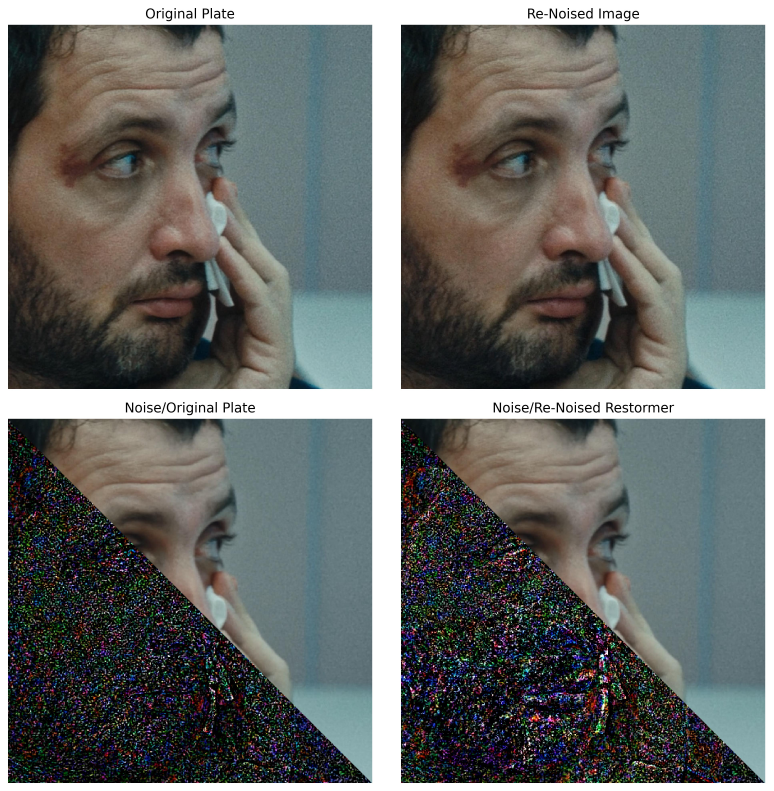
#> input picture vis/img.jpg, 3866 x 3955 px (shown at 1/5 size)
$ python error_noise.py
#> lines starting #> are read from the running program, lines starting #| are printed output that depends on the picture; pictures that were not available may be replaced by others from this repository, and a replacement may not be noted
### utils/error.py
import os
import imageio.v3 as iio
import numpy as np
import matplotlib.pyplot as plt
from argparse import ArgumentParser
from PIL import Image
from tqdm import tqdm
from skimage.transform import resize
import skimage.metrics as metrics
from skimage.filters import laplace
import gc
from multiprocessing import Pool, cpu_count
import cv2
# import pyopenexr as exr

# [149 lines left out: functions parse_args, crop_png, read_png, noise_residual_energy, compute_psnr, compute_ssim and 6 more, not called in this run]


def adaptive_contrast_enhancement(image):
    """
    Applies Contrast Limited Adaptive Histogram Equalization (CLAHE) for contrast enhancement.

    :param image: Grayscale image
    :return: Contrast-enhanced image
    """
    clahe = cv2.createCLAHE(clipLimit=2.0, tileGridSize=(8,8))
    return clahe.apply(image)

def detect_face_region(image):
    """
    Detects the face region and returns a binary mask.
    """
    gray = cv2.cvtColor(image, cv2.COLOR_BGR2GRAY)
    face_cascade = cv2.CascadeClassifier(cv2.data.haarcascades + 'haarcascade_frontalface_default.xml')
    faces = face_cascade.detectMultiScale(gray, scaleFactor=1.1, minNeighbors=5, minSize=(50, 50))
    mask = np.zeros_like(gray, dtype=np.uint8)
    for (x, y, w, h) in faces:
        mask[y:y+h, x:x+w] = 1
    return mask

def compute_adaptive_edge_difference(gt, pred, amplification=5.0):
    """
    Computes an enhanced, adaptive edge difference map with contrast boosting.
    """
    gt_gray = cv2.cvtColor(gt, cv2.COLOR_BGR2GRAY)
    pred_gray = cv2.cvtColor(pred, cv2.COLOR_BGR2GRAY)

    # Enhance contrast in the ground truth to better detect lost details
    gt_gray = adaptive_contrast_enhancement(gt_gray)
    pred_gray = adaptive_contrast_enhancement(pred_gray)

    # Apply Canny edge detection (extracts high-frequency details)
    edges_gt = cv2.Canny(gt_gray, 50, 100)
    edges_pred = cv2.Canny(pred_gray, 50, 100)
    median_intensity = np.median(gt_gray)
    # [5 lines of commented-out code are left out]
    edge_difference = np.abs(edges_gt - edges_pred)

    # Gaussian-based contrast normalization
    gaussian_weight = cv2.GaussianBlur(edge_difference.astype(np.float32), (7,7), 2.0)
    edge_difference = (edge_difference * gaussian_weight) ** 0.5  # Adaptive contrast boost

    # Apply face mask to suppress background noise
    face_mask = detect_face_region(gt)
    # edge_difference = edge_difference * face_mask

    # Amplify and normalize
    edge_difference *= amplification
    edge_difference = np.clip(edge_difference, 1e-5, 255)  # Avoid log(0)
    edge_difference = np.log1p(edge_difference)
    edge_difference = (edge_difference - edge_difference.min()) / (edge_difference.max() - edge_difference.min())

    return edge_difference

# [89 lines left out: functions plot_relative_absolute_error, process_single_image, not called in this run]


# [26 lines that do not run on import are left out]

### vis/error_noise.py
import os
import imageio.v3 as iio
import numpy as np
import matplotlib.pyplot as plt
from argparse import ArgumentParser
from PIL import Image
from tqdm import tqdm
from skimage.transform import resize
import skimage.metrics as metrics
from skimage.filters import laplace
import gc
from multiprocessing import Pool, cpu_count
import cv2
# import pyopenexr as exr
from error import compute_adaptive_edge_difference

def parse_args():
    parser = ArgumentParser(description="Load image dataset")
    parser.add_argument("--dir1",type=str,default="")
    parser.add_argument("--dir2",type=str,default="")
    parser.add_argument("--dir3",type=str,default="")
    parser.add_argument("--title",type=str,default="")
    parser.add_argument("--output_dir",type=str,default="")
    parser.add_argument("--face_detect",action='store_true')
    args = parser.parse_args()
    return args

def crop_png(img,crop):
    x1,y1 = crop['top_left']
    x2,y2 = crop['bottom_right']
    img = img[y1:y2,x1:x2]
    return img

def read_png(img_path,):
    f = iio.imread(img_path)
    # f = cv2.imread(img_path)
    return f

# [55 lines left out: functions amplify_noise_residuals, enhance_grain_subtle, high_pass_filter, not called in this run]
def normalize(x):
        return (x - np.min(x)) / (np.max(x) - np.min(x) + 1e-6)
def visualize_amplified_noise_overlay(noisy, denoised,gt, amplification=5.0):
    """
    Creates an image where the lower triangle is the denoised image with amplified noise added back,
    and the upper triangle is the clean (denoised) image.

    :param noisy: Noisy input image (H, W, C) in uint8
    :param denoised: Denoised output image (H, W, C) in uint8
    :param amplification: Factor to amplify the noise
    :return: Merged image with upper triangle as clean and lower triangle as amplified noisy
    """
    # Convert to float for processing
    noisy_f = noisy.astype(np.float32) / 255.0
    denoised_f = denoised.astype(np.float32) / 255.0
    gt_f = gt.astype(np.float32) / 255.0

    # Compute noise and amplify
    noise = noisy_f - denoised_f
    # noise = normalize(noise)

    # amplified_noise = np.clip(gt_f + amplification * noise, 0, 1)
    amplified_noise = np.clip(amplification * noise, 0, 1)

    # Convert back to uint8
    amplified_noisy = (amplified_noise * 255).astype(np.uint8)

    # Create a mask for the lower triangle
    H, W, _ = noisy.shape
    mask = np.tri(H, W, -1, dtype=np.uint8)  # Lower triangle mask

    # Create the final blended image
    result = denoised.copy()
    result[mask == 1] = amplified_noisy[mask == 1]  # Apply amplified noisy image in lower triangle

    return result


def plot_relative_absolute_error(grainy, denoise,gt,crop,title,save_path):
    """
    Computes and plots the Relative Absolute Error (RAE) between the given image and reference.

    RAE = np.abs(image - reference) / (reference + 0.0001)

    Args:
        image (numpy array): The denoised/degrained image.
        reference (numpy array): The clean ground-truth image.
    """
    # Ensure images are float32 for accurate computation
    denoise = denoise.astype(np.float32)[:,:,:3]
    grainy = grainy.astype(np.float32)
    gt = gt.astype(np.float32)

    rae = np.abs(denoise - grainy)
    denoise_rae = np.abs(denoise-gt)
    gt_rae = np.abs(gt-grainy)
    amplification = 5.0
    gamma = 1.0

    amplified_noise_gt = np.clip(0.5 + amplification*gt_rae,0,1)
    amplified_noise_gt = np.power(amplified_noise_gt, gamma)

    amplified_noise_denoise = np.clip(0.5 + amplification*denoise_rae,0,1)
    amplified_noise_denoise = np.power(amplified_noise_denoise, gamma)


    denoise_crop = crop_png(denoise,crop)
    gt_crop = crop_png(gt,crop)
    grainy_crop = crop_png(grainy,crop)

    gt_rae_image = visualize_amplified_noise_overlay(grainy_crop,gt_crop,gt_crop,amplification=25)

    denoise_rae_image = visualize_amplified_noise_overlay(grainy_crop,denoise_crop,gt_crop,amplification=25)
    gt_denoise = compute_adaptive_edge_difference(gt_crop.astype('uint8'), denoise_crop.astype('uint8'))

    # Plot results
    fig, axes = plt.subplots(2, 3, figsize=(15, 10))

    axes[0,0].imshow(grainy_crop.astype('uint8'), cmap='gray')
    axes[0,0].set_title("Original Image")
    axes[0,0].axis("off")

    axes[0,1].imshow(gt_crop.astype('uint8'), cmap='gray')
    axes[0,1].set_title("NEAT Adjusted")
    axes[0,1].axis("off")

    axes[0,2].imshow(denoise_crop.astype('uint8'), cmap='gray')
    axes[0,2].set_title(title)
    axes[0,2].axis("off")

    axes[1,0].imshow(gt_rae_image.astype('uint8'), cmap='gray')
    axes[1,0].set_title(f"Noise/NEAT Adj")
    axes[1,0].axis("off")

    axes[1,1].imshow(denoise_rae_image.astype('uint8'), cmap='gray')
    axes[1,1].set_title(f"Noise/{title}")
    axes[1,1].axis("off")

    axes[1,2].imshow(gt_denoise.astype('float32').clip(0,1).astype('uint8'), cmap='gray')
    axes[1,2].set_title(f"Diff(NEAT Adj,{title} )")
    axes[1,2].axis("off")

    plt.tight_layout()
    plt.savefig(save_path, dpi=400, bbox_inches='tight')
    del fig,axes,grainy,grainy_crop,denoise,denoise_crop,gt,gt_crop, rae
    gc.collect()
    return gt_rae.mean()

# [38 lines left out: function plot_ycbcr, not called in this run]

def process_single_image(args):
    grainy_path, denoise_path,gt_path,output_path,title = args
    denise_ufo={
        'top_left':(1540,278),
        'bottom_right':(2052,790)
    }
    rachel_vmd = {
        'top_left':(706,5),
        'bottom_right':(1218,517)
    }
    grainy = read_png(grainy_path)
#> in read_png, f is the input picture: shape (3955, 3866, 3); mean R, G, B 104.9, 107.8, 105.6
    denoise = read_png(denoise_path)
    gt = read_png(gt_path)
    # [4 lines of commented-out code are left out]

    plot_relative_absolute_error(grainy,denoise,gt,rachel_vmd,title,output_path)
#> in plot_relative_absolute_error, `rae = np.abs(denoise - grainy)`: rae: shape (3955, 3866, 3) float32; every value is 0
#> in plot_relative_absolute_error, `amplified_noise_gt = np.clip(0.5 + amplification*gt_rae,0,1)`: amplified_noise_gt: shape (3955, 3866, 3) float32; every value is 0.5
#> in crop_png, `img = img[y1:y2,x1:x2]`:
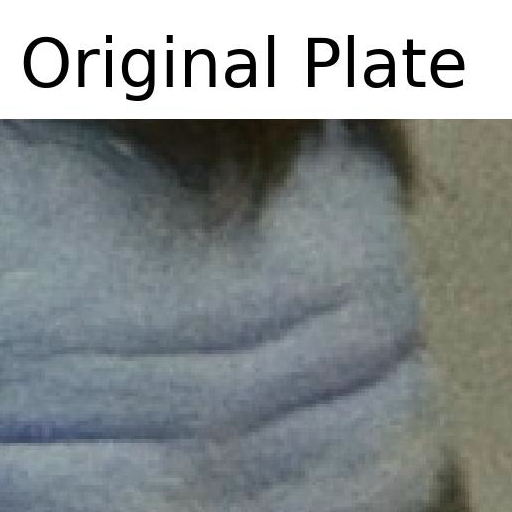
#> img: shape (512, 512, 3) float32; mean of channels 0, 1, 2 144.1, 143.6, 137.7; drawn as B, G, R
#> in visualize_amplified_noise_overlay, `noise = noisy_f - denoised_f`: noise: shape (512, 512, 3) float32; every value is 0
#> in visualize_amplified_noise_overlay, `amplified_noisy = (amplified_noise * 255).astype(np.uint8)`: amplified_noisy: shape (512, 512, 3); every value is 0
#> in visualize_amplified_noise_overlay, `result[mask == 1] = amplified_noisy[mask == 1]`:
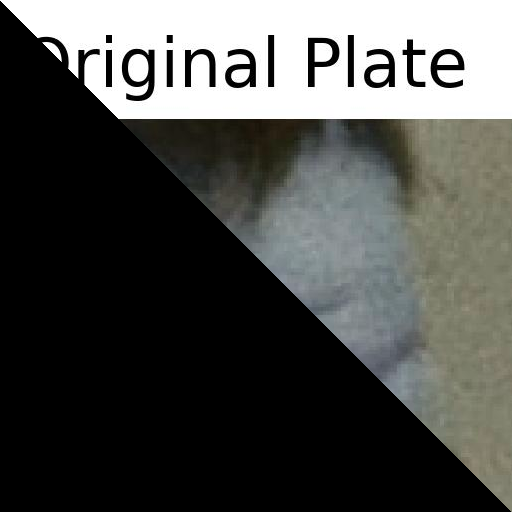
#> result: shape (512, 512, 3) float32; mean of channels 0, 1, 2 76.2, 78.9, 78.1; drawn as B, G, R
#> in adaptive_contrast_enhancement, `return clahe.apply(image)`:
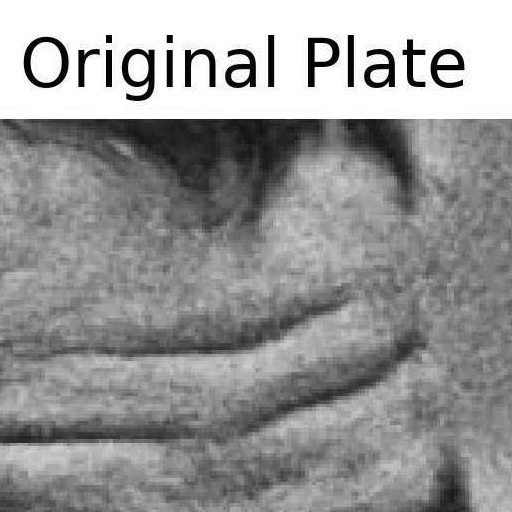
#> returned value: shape (512, 512); min 3, max 255, mean 150.8
#> in compute_adaptive_edge_difference, `edges_gt = cv2.Canny(gt_gray, 50, 100)`:
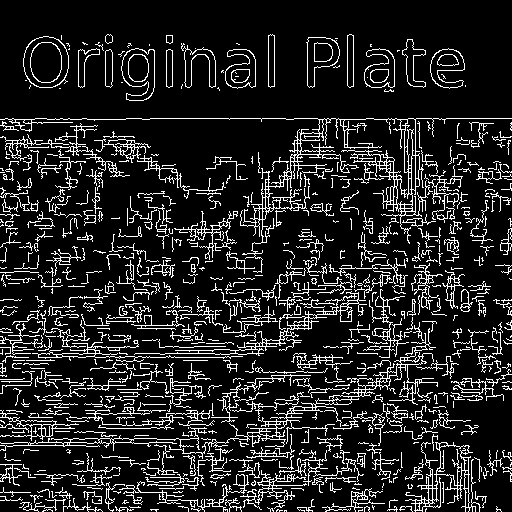
#> edges_gt: shape (512, 512); 13.8% white in thin lines or dots
#> in compute_adaptive_edge_difference, `median_intensity = np.median(gt_gray)`: median_intensity = 143
#> in compute_adaptive_edge_difference, `edge_difference = np.abs(edges_gt - edges_pred)`: edge_difference: shape (512, 512); every value is 0
#> in compute_adaptive_edge_difference, `gaussian_weight = cv2.GaussianBlur(edge_difference.astype(np.float32),..`: gaussian_weight: shape (512, 512) float32; every value is 0
#> in detect_face_region, `faces = face_cascade.detectMultiScale(gray, scaleFactor=1.1, minNeighb..`: faces = ()
#> in compute_adaptive_edge_difference, `edge_difference = np.clip(edge_difference, 1e-5, 255)`: edge_difference: shape (512, 512) float32; every value is 1e-05
#> in compute_adaptive_edge_difference, `edge_difference = np.log1p(edge_difference)`: edge_difference: shape (512, 512) float32; every value is 1e-05
#> in compute_adaptive_edge_difference, `edge_difference = (edge_difference - edge_difference.min()) / (edge_di..`: edge_difference: shape (512, 512) float32; every value is NaN or infinite
#> in plot_relative_absolute_error, `plt.savefig(save_path, dpi=400, bbox_inches='tight')`:
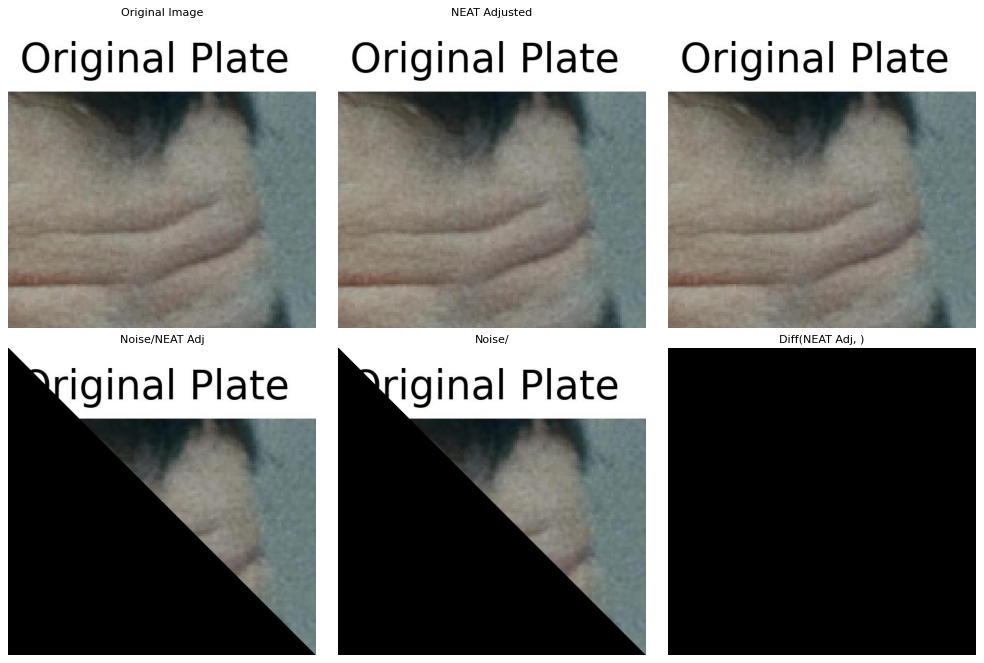
#> figure drawn by matplotlib, 6 panels
    # plot_ycbcr(grainy,denoise,output_path)
    return {
        'img_name': grainy_path.split('/')[-1],
    }


if __name__=="__main__":
    args = parse_args()
    os.makedirs(args.output_dir,exist_ok=True)
    # os.makedirs(os.path.join(args.output_dir,'resize'),exist_ok=True)

    # nre, hfen, psnr,rae = [], [] ,[], []
    img_pairs = []
    for i,imgs in enumerate(tqdm(os.listdir(args.dir1))):
        grainy_path = os.path.join(args.dir1,imgs)
        # denoise_path = os.path.join(args.dir3,imgs)
        denoise_path = os.path.join(args.dir3,f'res_000_{i:03d}.png')
        gt_path = os.path.join(args.dir2,imgs)
        output_path = os.path.join(args.output_dir,imgs)
        img_pairs.append((grainy_path,denoise_path,gt_path,output_path,args.title))

    num_workers = min(cpu_count(),len(img_pairs))
    with Pool(processes=num_workers) as pool:
        results = pool.map(process_single_image,img_pairs)

    # [6 lines of commented-out code are left out]
